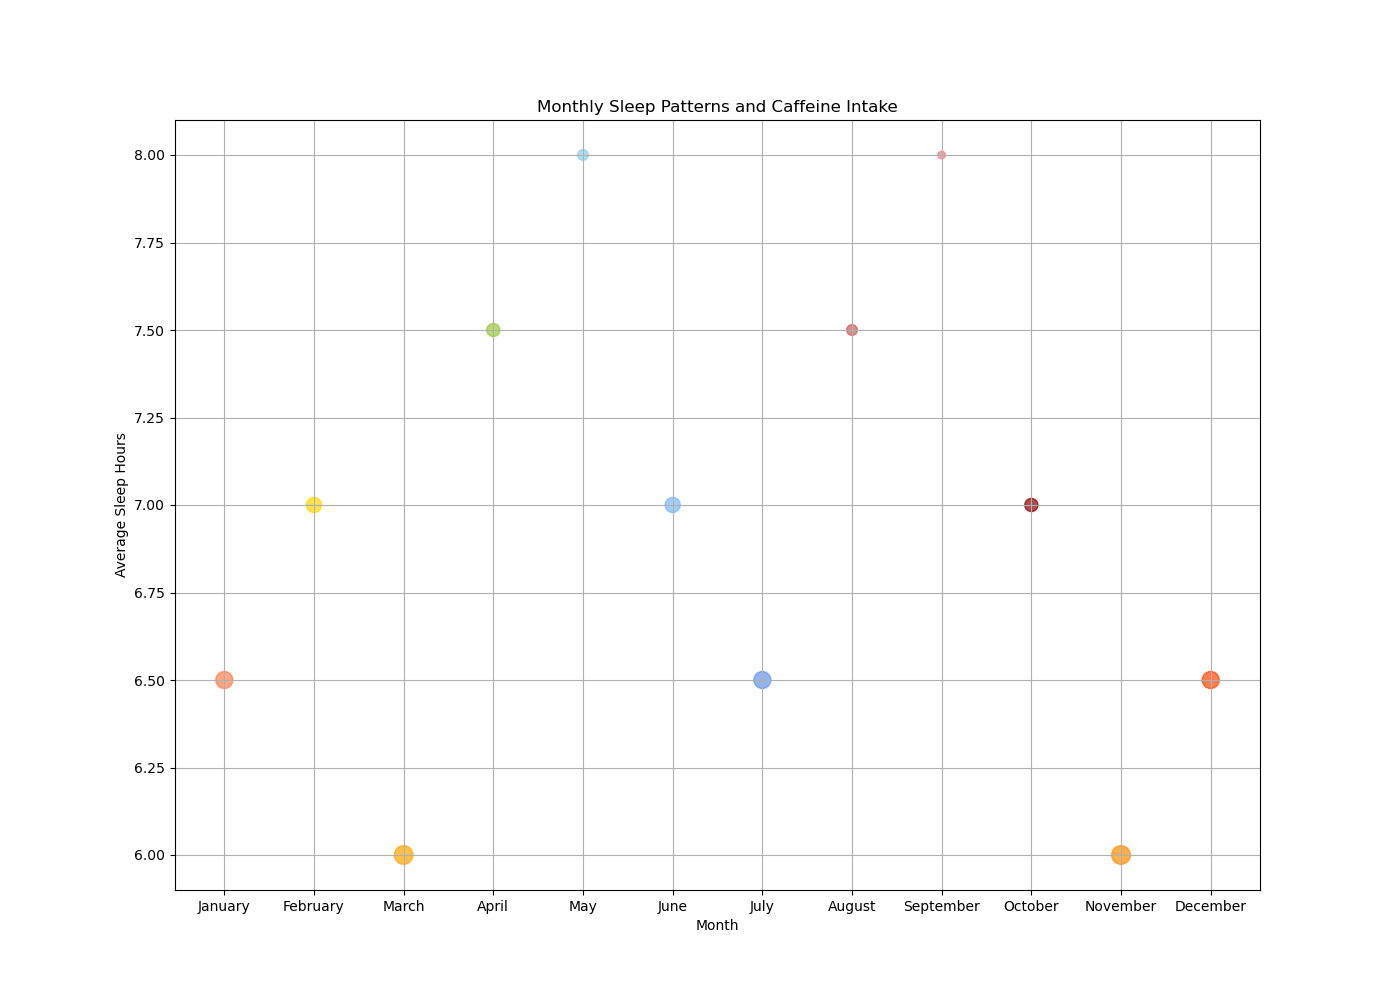

Source code (Python):

import matplotlib.pyplot as plt

# Data for scatterplot
months = ["January", "February", "March", "April", "May", "June",
          "July", "August", "September", "October", "November", "December"]
average_sleep_hours = [6.5, 7, 6, 7.5, 8, 7, 6.5, 7.5, 8, 7, 6, 6.5]
daily_caffeine_intake_mg = [200, 180, 210, 160, 150, 170, 220, 140, 130, 200, 230, 210]
stress_level = [5, 4, 6, 3, 2, 4, 5, 2, 1, 3, 6, 5]

# Size of each point will be proportional to the stress level
sizes = [stress * 30 for stress in stress_level]

# Different colors for different caffeine intake levels
colors = ['#FF7F50', '#FFD700', '#FFA500', '#9ACD32', '#89CFF0', '#7BB8FA',
          '#6495ED', '#CD5C5C', '#F08080', '#8B0000', '#FF8C00', '#FF4500']

# Create scatterplot
plt.figure(figsize=(14, 10))  # increase the width and height of the chart
plt.scatter(months, average_sleep_hours, s=sizes, c=colors, alpha=0.7)

# Chart details
plt.title('Monthly Sleep Patterns and Caffeine Intake')
plt.xlabel('Month')
plt.ylabel('Average Sleep Hours')
plt.grid(True)

# Show the chart
plt.show()
